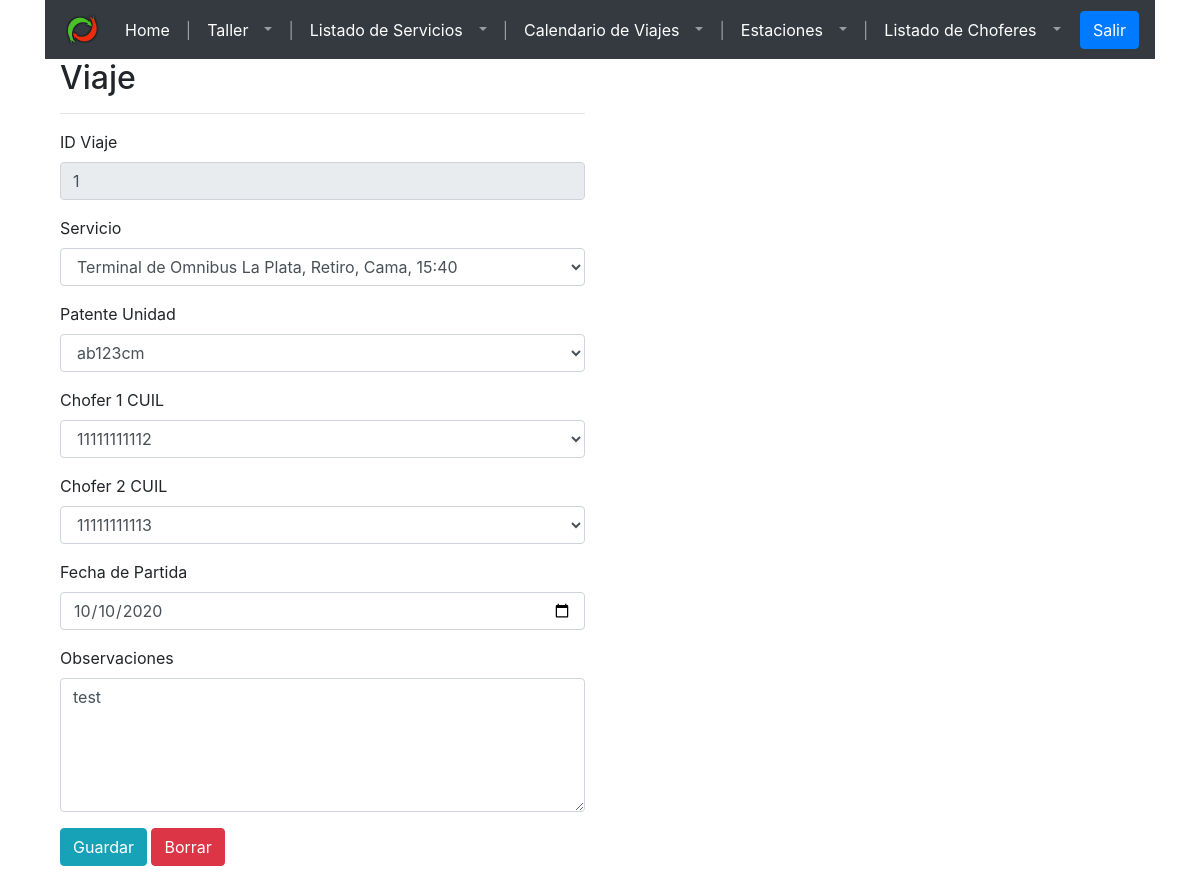
The app's page /frontend/pages/viaje.php?edit=1 with its own data.
### tables this page shows
CREATE TABLE `viaje` (
  `viaje_id` int(11) NOT NULL,
  `servicio_id` int(11) NOT NULL,
  `unidad_id` int(11) NOT NULL,
  `fecha_salida_efectiva` date DEFAULT NULL,
  `observaciones` varchar(255) DEFAULT NULL
);

### frontend/pages/config/connection.php (called while the page is built, shortened)
<?php
function openConnection($username, $password){
 	$servername = "localhost";
	$conn = new mysqli($servername, $username, $password,"empresa_de_transporte");
	return $conn;
 }
 function executeQuery($sqlQuery){
 	$conn = openConnection("test", "test");
	$result = $conn->query($sqlQuery);
	return $result;
 }
?>

### frontend/pages/config/config-viaje.php (the view, shortened to what this page needs)
<?php
include("connection.php");
class Viaje{
  public $idViaje;
  public $idServicio;
  public $idUnidad;
  public $fechaSalidaEfectiva;
  public $observaciones;
  function __construct($idViaje, $idServicio, $idUnidad, $idChofer1, $idChofer2, $fechaSalidaEfectiva, $observaciones) {
      $this->idViaje = $idViaje;
      $this->idServicio = $idServicio;
      $this->idUnidad = $idUnidad;
      $this->fechaSalidaEfectiva = $fechaSalidaEfectiva;
      $this->observaciones = $observaciones;
  }
  function get_idViaje() {
  return $this->idViaje;
  }
  function get_idServicio() {
    return $this->idServicio;
  }
  function get_idUnidad() {
  return $this->idUnidad;
  }
  function get_fechaSalidaEfectiva() {
  return $this->fechaSalidaEfectiva;
  }
  function get_observaciones() {
  return $this->observaciones;
  }
}
function getServicios($viaje){
    $sql = "SELECT CONCAT(e_origen.`nombre`,', ',e_destino.`nombre`,', ',t.`descripcion`,', ',date_format(f.`hora_partida`, '%H:%i')) as `servicio`,
                    s.`servicio_id`
            FROM `servicio` s
            JOIN `estacion` e_origen on s.estacion_id_origen = e_origen.estacion_id
            JOIN `estacion` e_destino on s.estacion_id_destino = e_destino.estacion_id
            JOIN `tipo_unidad` t on t.`tipo_unidad_id` = s.`tipo_unidad_id`
            JOIN `fecha_partida` f on s.`fecha_partida_id` = f.`fecha_partida_id`
            WHERE s.habilitado = 1;";
    $result = executeQuery($sql);
    if ($result->num_rows > 0) {
        if($viaje != null){
          while($row = $result->fetch_assoc()) {
            if($viaje->get_idServicio() == $row["servicio_id"]){
              echo "<option value=".$row["servicio_id"]." selected>".$row["servicio"]."</option>";
            }
            else{
              echo "<option value=".$row["servicio_id"].">".$row["servicio"]."</option>";
            }
          }
        }
        else{
          while($row = $result->fetch_assoc()) {
            echo "<option value=".$row["servicio_id"].">".$row["servicio"]."</option>";
          }
          echo "<option value=\"-1\" selected>Seleccione una opcion</option>";
        }
    } else {
        echo "0 results";
    }
  }
  function getUnidades($viaje){
    $sql = "SELECT u.patente,
                    u.unidad_id
            FROM `unidad` u
            WHERE u.habilitada = 1;";
    $result = executeQuery($sql);
    if ($result->num_rows > 0) {
        if($viaje != null){
          while($row = $result->fetch_assoc()) {
            if($viaje->get_idUnidad() == $row["unidad_id"]){
              echo "<option value=".$row["unidad_id"]." selected>".$row["patente"]."</option>";
            }
            else{
              echo "<option value=".$row["unidad_id"].">".$row["patente"]."</option>";
            }
          }
        }
        else{
          while($row = $result->fetch_assoc()) {
            echo "<option value=".$row["unidad_id"].">".$row["patente"]."</option>";
          }
          echo "<option value=\"-1\" selected>Seleccione una opcion</option>";
        }
    } else {
        echo "0 results";
    }
  }
  function getChoferes($chofer_id){
    $sql = "SELECT c.cuil,
                    c.chofer_id
            FROM `chofer` c
            WHERE c.baja = 0;";
    $result = executeQuery($sql);
    if ($result->num_rows > 0) {
        if($chofer_id != null){
          while($row = $result->fetch_assoc()) {
            if($chofer_id == $row["chofer_id"]){
              echo "<option value=".$row["chofer_id"]." selected>".$row["cuil"]."</option>";
            }
            else{
              echo "<option value=".$row["chofer_id"].">".$row["cuil"]."</option>";
            }
          }
        }
        else{
          while($row = $result->fetch_assoc()) {
            echo "<option value=".$row["chofer_id"].">".$row["cuil"]."</option>";
          }
          echo "<option value=\"-1\" selected>Seleccione una opcion</option>";
        }
    } else {
        echo "0 results";
    }
  }
function getViaje($idViaje) {
    $sql = "SELECT    v.`viaje_id`,
                    CONCAT(e_origen.`nombre`,', ',e_destino.`nombre`) as `servicio`,
                    v.`servicio_id`,
                    u.`patente` as `unidad`,
                    v.`unidad_id`,
                    GROUP_CONCAT(c.`cuil` SEPARATOR ',') as `choferes_cuil`,
                    GROUP_CONCAT(c.`chofer_id` SEPARATOR ',') as `choferes_id`,
                    v.`fecha_salida_efectiva`,
                    v.`observaciones`
            FROM `viaje` v
            LEFT JOIN `viaje_chofer` vc on vc.`viaje_id` = v.`viaje_id`
            LEFT JOIN `chofer` c on c.`chofer_id` = vc.`chofer_id`
            JOIN `unidad` u ON u.`unidad_id` = v.`unidad_id`
            JOIN `servicio` s ON s.`servicio_id` = v.`servicio_id`
            JOIN `estacion` e_origen ON e_origen.`estacion_id` = s.`estacion_id_origen`
            JOIN `estacion` e_destino ON e_destino.`estacion_id` = s.`estacion_id_destino`
            WHERE v.`viaje_id` = ".$idViaje." GROUP BY v.`viaje_id`;";
$result = executeQuery($sql);
if ($result->num_rows > 0) {
while($row = $result->fetch_assoc()) {
    $choferres_id = explode(",", $row["choferes_id"]);
$viaje = new Viaje($row["viaje_id"], $row["servicio_id"],  $row["unidad_id"],  $choferres_id[0],  $choferres_id[1],  $row["fecha_salida_efectiva"], $row["observaciones"]);
}
return $viaje;
} else {
return null;
}
}
?>

### frontend/pages/viaje.php (shortened to what this page needs)
<?php
include("config/config-viaje.php");
if(isset($_GET['edit'])){
  $viaje = getViaje($_GET['edit']);
}
?>
<!DOCTYPE html>
<html lang="en">
<head>
  <link rel="stylesheet" href="https://maxcdn.bootstrapcdn.com/bootstrap/4.5.2/css/bootstrap.min.css">
</head>
<body>
  <div class="container" id="containerr">
    <nav class="navbar navbar-expand-sm bg-dark navbar-dark">
    <a class="navbar-brand">
      <img src="imgs/logo_thumb.png">
      </a>
      <div class="navbar-nav mr-auto">
        <a class="nav-item nav-link active" href="home.php">Home</a>
        <span class="nav-item nav-link">|</span>
        <a class="nav-item dropdown active">
          <div class="btn-group btn-group-md">
            <a class="nav-item nav-link active" href="taller.php">Taller</a>
            <a class="nav-link dropdown-toggle" href="#" id="navbarDropdownTaller" data-toggle="dropdown"></a>
          </div>
        </a>
        <span class="nav-item nav-link">|</span>
        <a class="nav-item dropdown active">
          <div class="btn-group btn-group-md">
            <a class="nav-item nav-link active" href="listado-servicios.php">Listado de Servicios</a>
            <a class="nav-link dropdown-toggle" href="#" id="navbarDropdownTaller" data-toggle="dropdown"></a>
          </div>
        </a>
        <span class="nav-item nav-link">|</span>
        <a class="nav-item dropdown active">
          <div class="btn-group btn-group-md">
            <a class="nav-item nav-link active" href="calendario-viajes.php">Calendario de Viajes</a>
            <a class="nav-link dropdown-toggle" href="#" id="navbarDropdownTaller" data-toggle="dropdown"></a>
          </div>
        </a>
        <span class="nav-item nav-link">|</span>
        <a class="nav-item dropdown active">
          <div class="btn-group btn-group-md">
            <a class="nav-item nav-link active" href="estacion.php">Estaciones</a>
            <a class="nav-link dropdown-toggle" href="#" id="navbarDropdownTaller" data-toggle="dropdown"></a>
          </div>
        </a>
        <span class="nav-item nav-link">|</span>
        <a class="nav-item dropdown active">
                    <div class="btn-group btn-group-md">
                        <a class="nav-item nav-link active" href="listado-choferes.php">Listado de Choferes</a>
                        <a class="nav-link dropdown-toggle" href="#" id="navbarDropdownTaller"
                            data-toggle="dropdown"></a>
                    </div>
                </a>
      </div>
      <div>
        <a href="login.php" class="btn btn-primary">Salir</a>
      </div>
    </nav>
    <div class="container" id="main-container">
      <div class="row">
        <div class="col-md-6">
          <h2>Viaje</h2>
          <hr>
          <form>
            <div class="form-group" id="form-viaje-id">
              <label for="input-id-viaje">ID Viaje</label>
              <input class="form-control" type="text" id="input-id-viaje" placeholder="e.g.:1234" value="<?php echo (isset($_GET['edit']))?$viaje->get_idViaje():'';?>" disabled />
            </div>
            <div class="form-group">
              <label for="select-servicio">Servicio</label>
              <select class="form-control" id="select-servicio">
              <?php
                  if(isset($_GET['edit'])){
                    getServicios($viaje);
                  }
                  else{
                    getServicios(null);
                  }
                ?>
              </select>
            </div>
            <div class="form-group">
              <label for="select-unidad">Patente Unidad</label>
              <select class="form-control" id="select-unidad">
              <?php
                  if(isset($_GET['edit'])){
                    getUnidades($viaje);
                  }
                  else{
                    getUnidades(null);
                  }
                ?>
              </select>
            </div>
            <div class="form-group">
              <label for="select-chofer-1">Chofer 1 CUIL</label>
              <select class="form-control" id="select-chofer-1">
              <?php
                  if(isset($_GET['edit'])){
                    getChoferes($viaje->get_idChofer1());
                  }
                  else{
                    getChoferes(null);
                  }
                ?>
              </select>
            </div>
            <div class="form-group">
              <label for="select-chofer-2">Chofer 2 CUIL</label>
              <select class="form-control" id="select-chofer-2">
              <?php
                  if(isset($_GET['edit'])){
                    getChoferes($viaje->get_idChofer2());
                  }
                  else{
                    getChoferes(null);
                  }
                ?>
              </select>
            </div>
            <div class="form-group">
              <label for="input-fecha-partida">Fecha de Partida</label>
              <input class="form-control" type="date" id="input-fecha-partida" value="<?php echo (isset($_GET['edit']))?$viaje->get_fechaSalidaEfectiva():'';?>" />
            </div>
            <div class="form-group">
              <label for="input-observaciones">Observaciones</label>
              <textarea class="form-control" rows="5" id="input-observaciones"
              placeholder="Observaciones ..."><?php echo (isset($_GET['edit']))?$viaje->get_observaciones():'';?></textarea>
            </div>
            <div class="form-group">
              <input type="button" class="btn btn-info boton-save-viaje" value="Guardar">
              <input type="button" class="btn btn-danger boton-delete-viaje" value="Borrar">
            </div>
          </form>
        </div>
      </div>
    </div>
  </div>
</body>

### records on screen
viaje: viaje_id "1", fecha_salida_efectiva "10/10/2020", observaciones "test"

### other values on screen
form field value "Terminal de Omnibus La Plata, Retiro, Cama, 15:40"
form field value "ab123cm"
form field value "11111111112"
form field value "11111111113"
